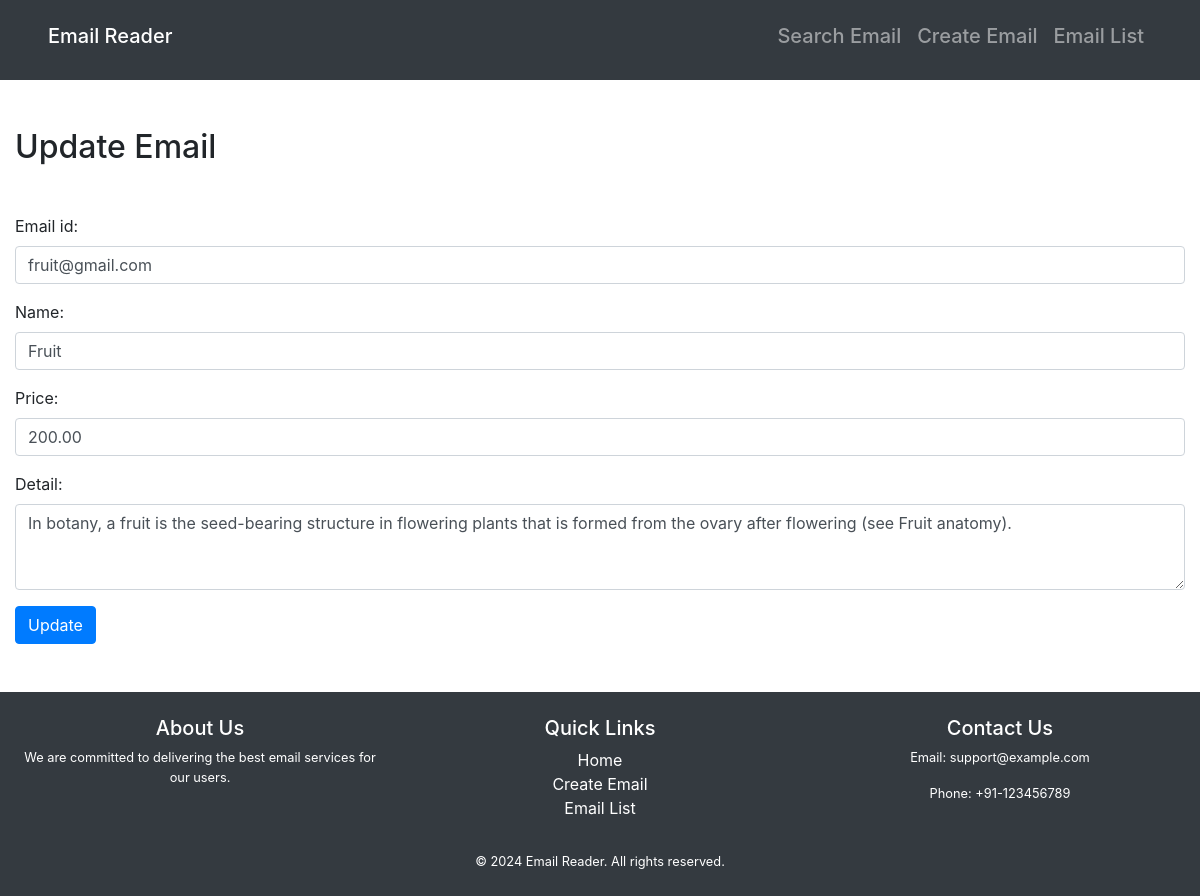
The app's page /emails/3/edit/ with its own data.
### email_reader/models.py (models this page shows, shortened)
class EmailData(models.Model):
    email_id = models.EmailField(unique=True)
    name = models.CharField(max_length=255)
    price = models.DecimalField(max_digits=10, decimal_places=2)
    detail = models.TextField()

### email_reader/views.py (the view)
# urls.py: path('emails/<int:pk>/edit/', views.email_update, name='email_update'),
def email_update(request, pk):
    email = get_object_or_404(EmailData, pk=pk)
    if request.method == 'POST':
        form = EmailDataForm(request.POST, instance=email)
        if form.is_valid():
            form.save()
            messages.success(request, "Email updated successfully.")
            return redirect('email_list')
    else:
        form = EmailDataForm(instance=email)
    return render(request, 'email_reader/email_form.html', {'form': form})

### email_reader/forms.py (shortened to what this page needs)
class EmailDataForm(forms.ModelForm):
    class Meta:
        model = EmailData
        fields = ['email_id', 'name', 'price', 'detail']
        widgets = {
            'email_id': forms.EmailInput(attrs={'class': 'form-control', 'readonly': False}),
            'name': forms.TextInput(attrs={'class': 'form-control'}),
            'price': forms.NumberInput(attrs={'class': 'form-control', 'step': '0.01'}),
            'detail': forms.Textarea(attrs={'class': 'form-control', 'rows': 3}),
        }

### email_reader/templates/email_reader/email_form.html (shortened to what this page needs)
{% extends 'email_reader/base.html' %}
{% block content %}
    <h2>{% if form.instance.pk %}Update{% else %}Create{% endif %} Email</h2>
    <form method="post" class="mt-5 mb-5">
        {{ form.as_p }}
        <button type="submit" class="btn btn-primary">{% if form.instance.pk %}Update{% else %}Create{% endif %}</button>
    </form>
{% endblock %}

### records on screen
EmailData: email_id "fruit@gmail.com", name "Fruit", price "200.00", detail "In botany, a fruit is the seed-bearing structure in flowering plants that is formed from the ovary after flowering (see Fruit anatomy)."
